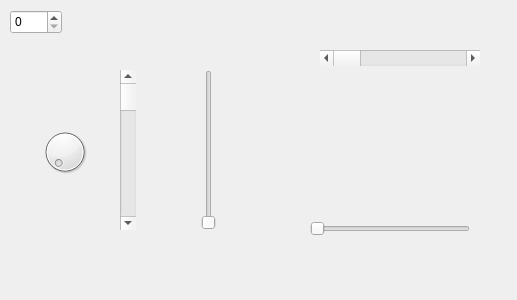
<?xml version="1.0" encoding="UTF-8"?>
<ui version="4.0">
 <class>MyWidget</class>
 <widget class="QWidget" name="MyWidget">
  <property name="geometry">
   <rect>
    <x>0</x>
    <y>0</y>
    <width>517</width>
    <height>300</height>
   </rect>
  </property>
  <property name="windowTitle">
   <string>MyWidget</string>
  </property>
  <widget class="QDial" name="dial">
   <property name="geometry">
    <rect>
     <x>40</x>
     <y>120</y>
     <width>50</width>
     <height>64</height>
    </rect>
   </property>
   <property name="notchesVisible">
    <bool>false</bool>
   </property>
  </widget>
  <widget class="QScrollBar" name="horizontalScrollBar">
   <property name="geometry">
    <rect>
     <x>320</x>
     <y>50</y>
     <width>160</width>
     <height>16</height>
    </rect>
   </property>
   <property name="orientation">
    <enum>Qt::Horizontal</enum>
   </property>
  </widget>
  <widget class="QSlider" name="horizontalSlider">
   <property name="geometry">
    <rect>
     <x>310</x>
     <y>220</y>
     <width>160</width>
     <height>18</height>
    </rect>
   </property>
   <property name="orientation">
    <enum>Qt::Horizontal</enum>
   </property>
  </widget>
  <widget class="QScrollBar" name="verticalScrollBar">
   <property name="geometry">
    <rect>
     <x>120</x>
     <y>70</y>
     <width>16</width>
     <height>160</height>
    </rect>
   </property>
   <property name="orientation">
    <enum>Qt::Vertical</enum>
   </property>
   <property name="invertedAppearance">
    <bool>false</bool>
   </property>
  </widget>
  <widget class="QSlider" name="verticalSlider">
   <property name="geometry">
    <rect>
     <x>200</x>
     <y>70</y>
     <width>18</width>
     <height>160</height>
    </rect>
   </property>
   <property name="orientation">
    <enum>Qt::Vertical</enum>
   </property>
   <property name="invertedAppearance">
    <bool>false</bool>
   </property>
  </widget>
  <widget class="QSpinBox" name="spinBox">
   <property name="geometry">
    <rect>
     <x>10</x>
     <y>10</y>
     <width>52</width>
     <height>24</height>
    </rect>
   </property>
  </widget>
 </widget>
 <layoutdefault spacing="6" margin="11"/>
 <resources/>
 <connections>
  <connection>
   <sender>dial</sender>
   <signal>sliderMoved(int)</signal>
   <receiver>spinBox</receiver>
   <slot>setValue(int)</slot>
   <hints>
    <hint type="sourcelabel">
     <x>58</x>
     <y>145</y>
    </hint>
    <hint type="destinationlabel">
     <x>25</x>
     <y>26</y>
    </hint>
   </hints>
  </connection>
  <connection>
   <sender>dial</sender>
   <signal>sliderMoved(int)</signal>
   <receiver>verticalScrollBar</receiver>
   <slot>setValue(int)</slot>
   <hints>
    <hint type="sourcelabel">
     <x>76</x>
     <y>167</y>
    </hint>
    <hint type="destinationlabel">
     <x>126</x>
     <y>221</y>
    </hint>
   </hints>
  </connection>
  <connection>
   <sender>dial</sender>
   <signal>sliderMoved(int)</signal>
   <receiver>verticalSlider</receiver>
   <slot>setValue(int)</slot>
   <hints>
    <hint type="sourcelabel">
     <x>58</x>
     <y>170</y>
    </hint>
    <hint type="destinationlabel">
     <x>208</x>
     <y>158</y>
    </hint>
   </hints>
  </connection>
  <connection>
   <sender>dial</sender>
   <signal>sliderMoved(int)</signal>
   <receiver>horizontalScrollBar</receiver>
   <slot>setValue(int)</slot>
   <hints>
    <hint type="sourcelabel">
     <x>54</x>
     <y>175</y>
    </hint>
    <hint type="destinationlabel">
     <x>406</x>
     <y>59</y>
    </hint>
   </hints>
  </connection>
  <connection>
   <sender>dial</sender>
   <signal>sliderMoved(int)</signal>
   <receiver>horizontalSlider</receiver>
   <slot>setValue(int)</slot>
   <hints>
    <hint type="sourcelabel">
     <x>51</x>
     <y>123</y>
    </hint>
    <hint type="destinationlabel">
     <x>408</x>
     <y>225</y>
    </hint>
   </hints>
  </connection>
 </connections>
</ui>
